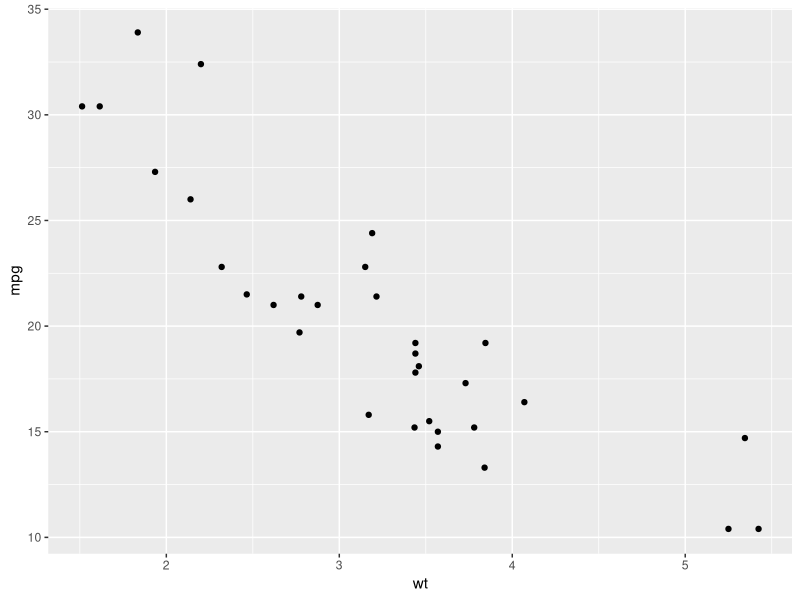
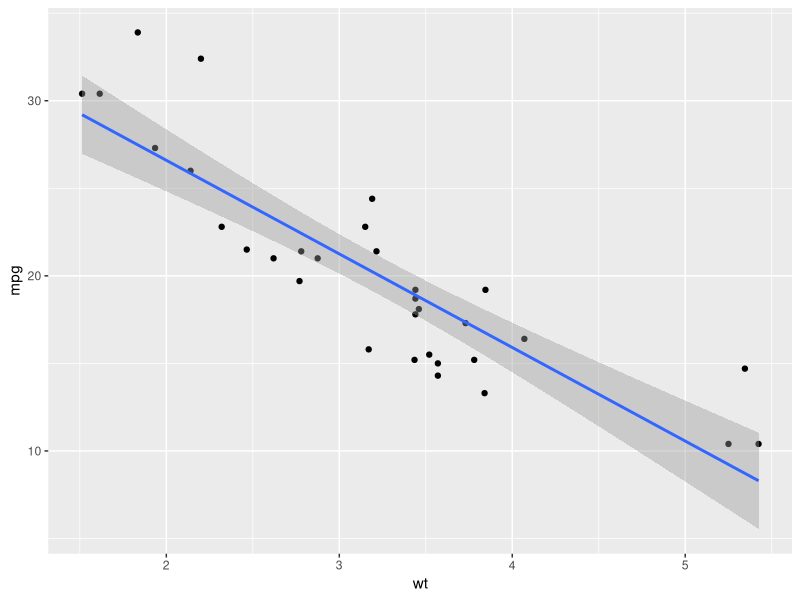
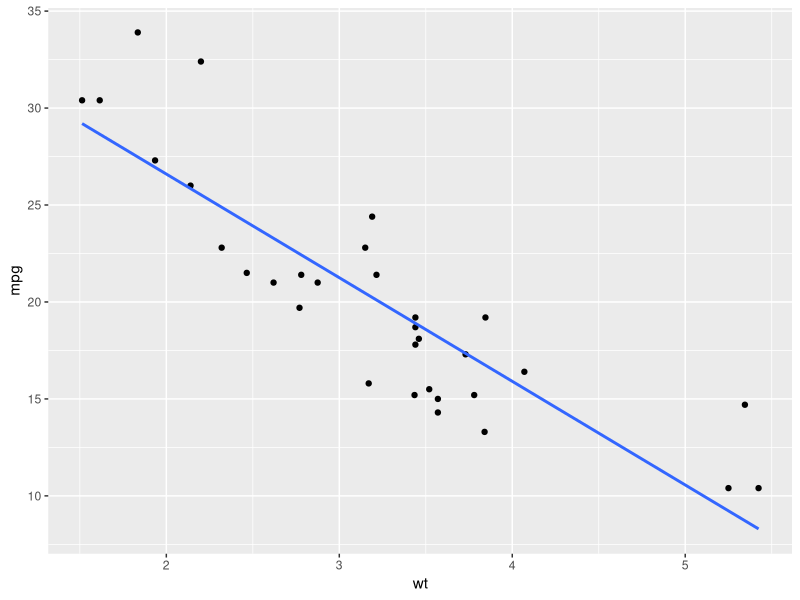
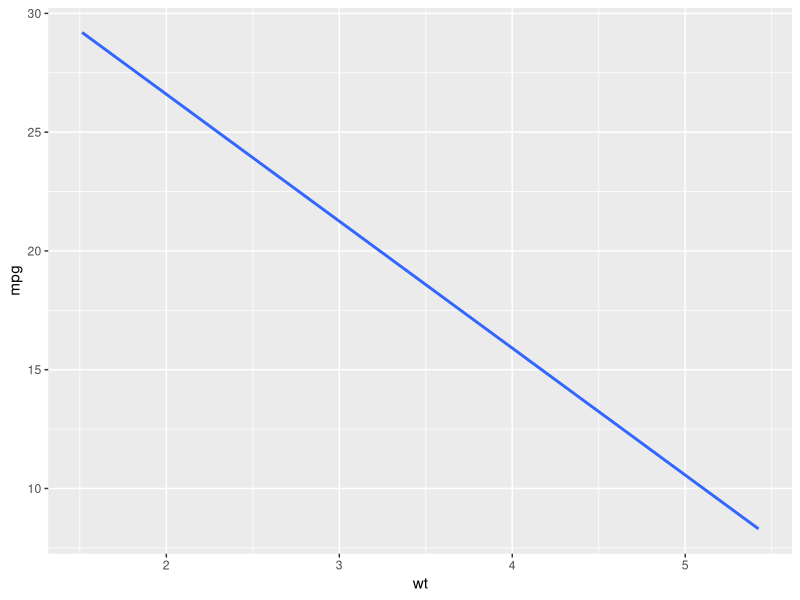
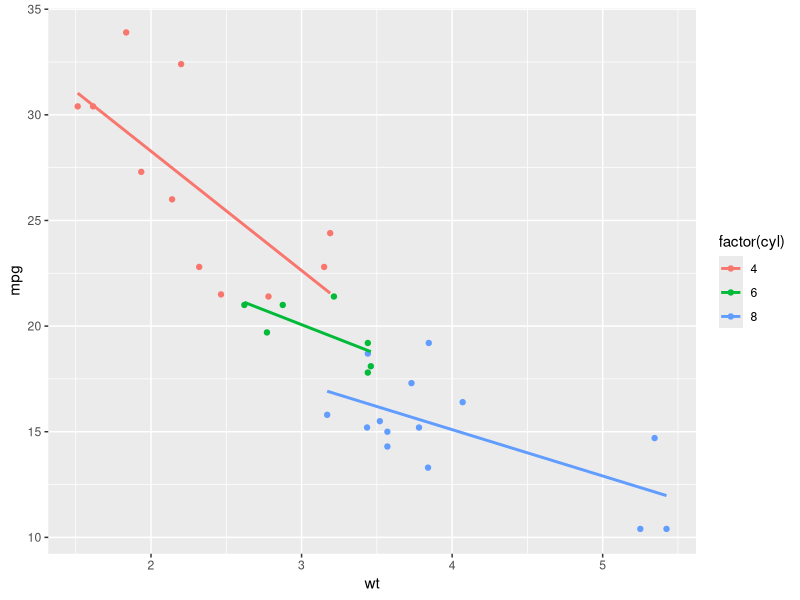
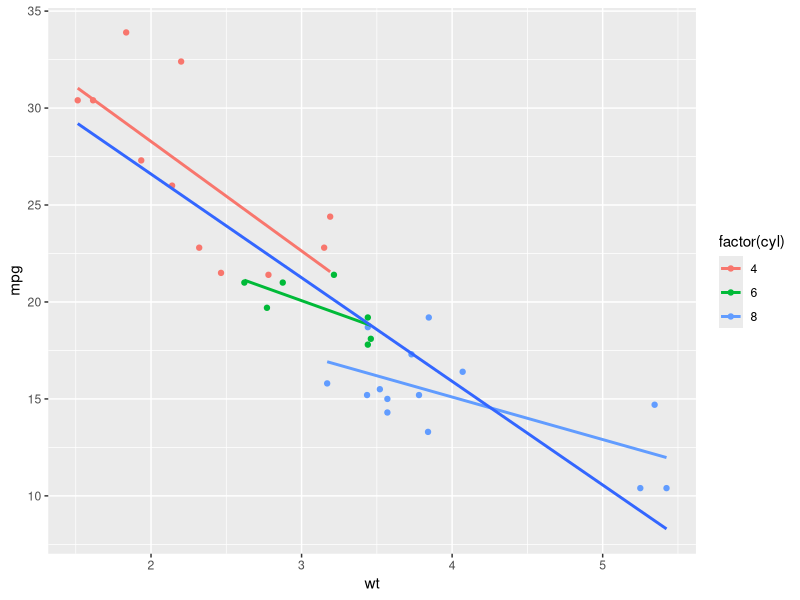
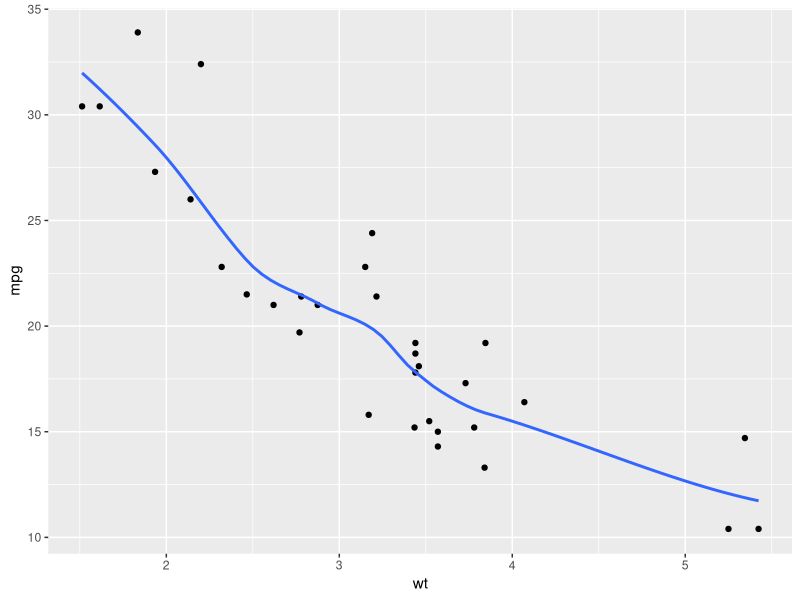
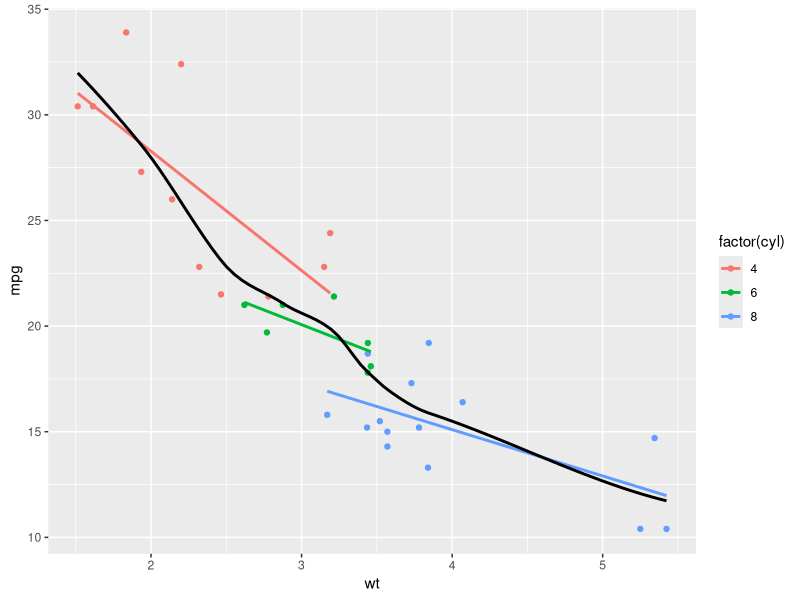

Source code (R) for these figures, in order: (Note: this script raises an error after producing the figures.)
## ---- chunk 1
library(ggplot2)
library(RColorBrewer)
library(Hmisc)
library(GGally)
## ---- chunk 2
# ggplot2 is already loaded

# Explore the mtcars data frame with str()
str(mtcars)

# A scatter plot with LOESS smooth
ggplot(mtcars, aes(x = wt, y = mpg)) +
  geom_point()


# A scatter plot with an ordinary Least Squares linear model
ggplot(mtcars, aes(x = wt, y = mpg)) +
  geom_point() + geom_smooth(method="lm")

# The previous plot, without CI ribbon
ggplot(mtcars, aes(x = wt, y = mpg)) + geom_point()+
  geom_smooth(method="lm", se=F)


# The previous plot, without points
ggplot(mtcars, aes(x = wt, y = mpg)) + geom_smooth(method="lm", se=F)

## ---- chunk 3
# ggplot2 is already loaded

# 1 - Define cyl as a factor variable
ggplot(mtcars, aes(x = wt, y = mpg, col = factor(cyl))) +
  geom_point() +
  stat_smooth(method = "lm", se = FALSE)

# 2 - Plot 1, plus another stat_smooth() containing a nested aes()
ggplot(mtcars, aes(x = wt, y = mpg, col = factor(cyl))) +
  geom_point() +
  stat_smooth(method = "lm", se = FALSE) +
  stat_smooth(method = "lm", se = FALSE, aes(group=1))



## ---- chunk 4
# Plot 1: change the LOESS span
ggplot(mtcars, aes(x = wt, y = mpg)) +
  geom_point() +
  # Add span below
  geom_smooth(se = FALSE, span=0.7)

# Plot 2: Set the second stat_smooth() to use LOESS with a span of 0.7
ggplot(mtcars, aes(x = wt, y = mpg, col = factor(cyl))) +
  geom_point() +
  stat_smooth(method = "lm", se = FALSE) +
  # Change method and add span below
  stat_smooth(method = "loess", aes(group = 1),
              se = FALSE, col = "black", span=0.7)

# Plot 3: Set col to "All", inside the aes layer of stat_smooth()
ggplot(mtcars, aes(x = wt, y = mpg, col = factor(cyl))) +
  geom_point() +
  stat_smooth(method = "lm", se = FALSE) +
  stat_smooth(method = "loess",
              # Add col inside aes()
              aes(group = 1, col="All"),
              # Remove the col argument below
              se = FALSE, span = 0.7)

# Plot 4: Add scale_color_manual to change the colors
myColors <- c(brewer.pal(3, "Dark2"), "black")
ggplot(mtcars, aes(x = wt, y = mpg, col = factor(cyl))) +
  geom_point() +
  stat_smooth(method = "lm", se = FALSE, span = 0.7) +
  stat_smooth(method = "loess", 
              aes(group = 1, col="All"), 
              se = FALSE, span = 0.7) +
  # Add correct arguments to scale_color_manual
  scale_color_manual("Cylinders", values=myColors)
## ---- chunk 5
Vocab<-read.csv("Vocab.csv")
# Plot 1: Jittered scatter plot, add a linear model (lm) smooth
ggplot(Vocab, aes(x = education, y = vocabulary)) +
  geom_jitter(alpha = 0.2) +
  stat_smooth(method="lm", se=F) # smooth

# Plot 2: points, colored by year
ggplot(Vocab, aes(x = education, y = vocabulary, col = year)) +
  geom_jitter(alpha = 0.2) 

# Plot 3: lm, colored by year
ggplot(Vocab, aes(x = education, y = vocabulary, col = factor(year))) +
  stat_smooth(method="lm", se=F) # smooth
  
# Plot 4: Set a color brewer palette
ggplot(Vocab, aes(x = education, y = vocabulary, col = factor(year))) +
  stat_smooth(method="lm", se=F) +  # smooth
  scale_color_brewer()  # colors

# Plot 5: Add the group aes, specify alpha and size
ggplot(Vocab, aes(x = education, y = vocabulary, col = year, group = factor(year))) +
  stat_smooth(method = "lm", se = FALSE, alpha=0.6, size=2) +
  scale_color_gradientn(colors = brewer.pal(9, "YlOrRd"))
## ---- chunk 6
options(warn = 0)
# Use stat_quantile instead of stat_smooth
ggplot(Vocab, aes(x = education, y = vocabulary, col = year, group = factor(year))) +
  stat_quantile(alpha = 0.6, size = 2) +
  scale_color_gradientn(colors = brewer.pal(9,"YlOrRd"))

# Set quantile to 0.5
ggplot(Vocab, aes(x = education, y = vocabulary, col = year, group = factor(year))) +
  stat_quantile(quantiles=0.5 , alpha = 0.6, size = 2) +
  scale_color_gradientn(colors = brewer.pal(9,"YlOrRd"))


## ---- chunk 7
# Plot 1: Jittering only
p <- ggplot(Vocab, aes(x = education, y = vocabulary)) +
  geom_jitter(alpha = 0.2)

# Plot 2: Add stat_sum
p + stat_sum()# sum statistic

# Plot 3: Set size range
p + stat_sum()+# sum statistic
  scale_size(range = c(1, 10)) # set size scale

## ---- chunk 8
# Display structure of mtcars
str(mtcars)

# Convert cyl and am to factors
mtcars$cyl <- factor(mtcars$cyl)
mtcars$am <- factor(mtcars$am)

# Define positions
posn.d <- position_dodge(width=0.1)
posn.jd <- position_jitterdodge(jitter.width=0.1, dodge.width=0.2) 
posn.j <- position_jitter(width=0.2)

# Base layers
wt.cyl.am <- ggplot(mtcars, aes(cyl, wt, group=am, colour=am, fill=am))
## Advanced statistics using base layers and advanced fundamentals
# wt.cyl.am, posn.d, posn.jd and posn.j are available

# Plot 1: Jittered, dodged scatter plot with transparent points
wt.cyl.am +
  geom_point(position = posn.jd, alpha = 0.6)

# Plot 2: Mean and SD - the easy way
wt.cyl.am + stat_summary(fun.data=mean_sdl, fun.args=list(mult=1), position=posn.d)


# Plot 3: Mean and 95% CI - the easy way
wt.cyl.am + stat_summary(fun.data=mean_cl_normal, position=posn.d)



# Plot 4: Mean and SD - with T-tipped error bars - fill in ___
wt.cyl.am +
  stat_summary(geom = "point", fun.y = mean,
               position = posn.d) +
  stat_summary(geom = "errorbar", fun.data = mean_sdl,
               position = posn.d, fun.args = list(mult = 1), width = 0.1)
## ---- chunk 9

## ---- chunk 10
##Getting quantiles of variable
xx <- c(1,2,3,4,5,6,7,8,9,10,11,12,13,14,15,16,17,18,19,20,21,22,23,24,25,26,27,28,29,30,31,32,33,34,35,36,37,38,39,40,41,42,43,44,45,46,47,48,49,50,51,52,53,54,55,56,57,58,59,60,61,62,63,64,65,66,67,68,69,70,71,72,73,74,75,76,77,78,79,80,81,82,83,84,85,86,87,88,89,90,91,92,93,94,95,96,97,98,99,100)
xx
# Play vector xx is available
xx
# Function to save range for use in ggplot
gg_range <- function(x) {
  # Change x below to return the instructed values
  data.frame(ymin = min(x), # Min
             ymax = max(x)) # Max
}

gg_range(xx)
# Required output
#   ymin ymax
# 1    1  100

# Function to Custom function
med_IQR <- function(x) {
  # Change x below to return the instructed values
  data.frame(y = median(x), # Median
             ymin = quantile(x)[2], # 1st quartile
             ymax = quantile(x)[4]  )# 3rd quartile
}

med_IQR(xx)
# Required output
#        y  ymin  ymax
# 25% 50.5 25.75 75.25
## ---- chunk 11
# The base ggplot command; you don't have to change this
wt.cyl.am <- ggplot(mtcars, aes(x = cyl,y = wt, col = am, fill = am, group = am))

# Add three stat_summary calls to wt.cyl.am
wt.cyl.am +
  stat_summary(geom = "linerange", fun.data = med_IQR,
               position = posn.d, size = 3) +
  stat_summary(geom = "linerange", fun.data = gg_range,
               position = posn.d, size = 3,
               alpha = 0.4) +
  stat_summary(geom = "point", fun.y = median,
               position = posn.d, size = 3,
               col = "black", shape = "X")
## ---- chunk 12
# Basic ggplot() command, coded for you
p <- ggplot(mtcars, aes(x = wt, y = hp, col = am)) + geom_point() + geom_smooth()

# Add scale_x_continuous()
p + scale_x_continuous(limits=c(3,6), expand=c(0,0))

# Add coord_cartesian(): the proper way to zoom in
p + coord_cartesian(xlim=c(3,6))

## ---- chunk 13
# Complete basic scatter plot function
base.plot <- ggplot(iris, aes(x = Sepal.Length, y = Sepal.Width, col = Species)) +
               geom_jitter() +
               geom_smooth(method = "lm", se = FALSE)

# Plot base.plot: default aspect ratio
base.plot

# Fix aspect ratio (1:1) of base.plot
base.plot + coord_equal()
## ---- chunk 14
# Create a stacked bar plot: wide.bar
wide.bar <- ggplot(mtcars, aes(x = 1, fill = cyl)) +
              geom_bar()

# Convert wide.bar to pie chart
wide.bar +
  coord_polar(theta = "y")

# Create stacked bar plot: thin.bar
thin.bar <- ggplot(mtcars, aes(x=1, fill = cyl)) +
              geom_bar(width = 0.1) +
              scale_x_continuous(limits = c(0.5,1.5))

# Convert thin.bar to "ring" type pie chart
thin.bar + 
  coord_polar(theta="y")
## ---- chunk 15
# Basic scatter plot
p <- ggplot(mtcars, aes(x = wt, y = mpg)) +
  geom_point()
p
# 1 - Separate rows according to transmission type, am
p +
  facet_grid(am ~ .)

# 2 - Separate columns according to cylinders, cyl
p +
  facet_grid(. ~ cyl)

# 3 - Separate by both columns and rows 
p +
  facet_grid(am ~ cyl)

## ---- chunk 16
# Code to create the cyl_am col and myCol vector
mtcars$cyl_am <- paste(mtcars$cyl, mtcars$am, sep = "_")
myCol <- rbind(brewer.pal(9, "Blues")[c(3,6,8)],
               brewer.pal(9, "Reds")[c(3,6,8)])

# Map cyl_am onto col
ggplot(mtcars, aes(x = wt, y = mpg, col = cyl_am)) +
  geom_point() +
  # Add a manual colour scale
  scale_color_manual(values = myCol)

  
# Grid facet on gear vs. vs
ggplot(mtcars, aes(x = wt, y = mpg, col = cyl_am)) +
  geom_point() +
  # Add a manual colour scale
  scale_color_manual(values = myCol)
  




# Also map disp to size
ggplot(mtcars, aes(x = wt, y = mpg, col = cyl_am, size=disp)) +
  geom_point() +
  # Add a manual colour scale
  scale_color_manual(values = myCol)
  



## ---- chunk 17
### REFER TO CHAPTER FOR EXECUTION - DROPPING LEVELS in facets
# Basic scatter plot
p <- ggplot(mamsleep, aes(x = time, y = name, col = sleep)) +
  geom_point()
  
# Execute to display plot
p

# Facet rows accoding to vore
p +
  facet_grid(vore ~ .)

# Specify scale and space arguments to free up rows
p +
  facet_grid(vore ~ ., scale="free_y", space="free_y")

## ---- chunk 18
myColBlue <- brewer.pal(9, "Blues")[c(3,6,8)]
myPink <-"#FEE0D2"
               
 z <- ggplot(mtcars, aes(wt,mpg, col=factor(cyl)))+geom_point() + stat_smooth(method = "lm", se = FALSE) + scale_color_manual(values = myColBlue)+facet_grid(.~factor(cyl))
# Starting point
z

# Plot 1: Change the plot background fill to myPink
z +
  theme(plot.background = element_rect(fill = myPink))

# Plot 2: Adjust the border to be a black line of size 3
z +
  theme(plot.background = element_rect(fill = myPink, color="black", size=3)) # expanded from plot 1

# Theme to remove all rectangles
no_panels <- theme(rect = element_blank())

# Plot 3: Combine custom themes
z +
  no_panels +
  theme(plot.background = element_rect(fill = myPink, color="black", size=3))# from plot 2

# Extend z using theme() function and 3 args
z+theme(panel.grid=element_blank(), axis.line=element_line(color="red"), axis.ticks=element_line(color="red"))
## ---- chunk 19
# Original plot, color provided
z
myRed

# Extend z with theme() function and 3 args
z +
  theme(strip.text = element_text(size =16, color = myRed),
        axis.title = element_text(color = myRed, hjust = 0, face = "italic"),
        axis.text = element_text(color = "Black"))
## ---- chunk 20
# Move legend by position
z +
  theme(legend.position = c(0.85,0.85))

# Change direction
z +
  theme(legend.direction= "horizontal")
  
# Change location by name
z +
  theme(legend.position = "bottom")

# Remove legend entirely
z +
  theme(legend.position = "none")
## ---- chunk 21
# Increase spacing between facets
library(grid)
z+theme(panel.spacing.x=unit(2,"cm"))


# Adjust the plot margin
z+theme(panel.spacing.x=unit(2,"cm"), plot.margin=unit(c(1,2,1,1), "cm"))
## ---- chunk 22
# Original plot
z2

# Theme layer saved as an object, theme_pink
theme_pink <- theme(panel.background = element_blank(),
                    legend.key = element_blank(),
                    legend.background = element_blank(),
                    strip.background = element_blank(),
                    plot.background = element_rect(fill = myPink, color = "black", size = 3),
                    panel.grid = element_blank(),
                    axis.line = element_line(color = "red"),
                    axis.ticks = element_line(color = "red"),
                    strip.text = element_text(size = 16, color = myRed),
                    axis.title.y = element_text(color = myRed, hjust = 0, face = "italic"),
                    axis.title.x = element_text(color = myRed, hjust = 0, face = "italic"),
                    axis.text = element_text(color = "black"),
                    legend.position = "none")
  
# 1 - Apply theme_pink to z2
z2 + theme_pink

# 2 - Update the default theme, and at the same time
# assign the old theme to the object old.
old <- theme_update(panel.background = element_blank(),
             legend.key = element_blank(),
             legend.background = element_blank(),
             strip.background = element_blank(),
             plot.background = element_rect(fill = myPink, color = "black", size = 3),
             panel.grid = element_blank(),
             axis.line = element_line(color = "red"),
             axis.ticks = element_line(color = "red"),
             strip.text = element_text(size = 16, color = myRed),
             axis.title.y = element_text(color = myRed, hjust = 0, face = "italic"),
             axis.title.x = element_text(color = myRed, hjust = 0, face = "italic"),
             axis.text = element_text(color = "black"),
             legend.position = "none")

# 3 - Display the plot z2 - new default theme used
z2

# 4 - Restore the old default theme
theme_set(old)

# Display the plot z2 - old theme restored
z2

## ---- chunk 23
# Original plot
z2

# Load ggthemes
library(ggthemes)

# Apply theme_tufte(), plot additional modifications
custom_theme <- theme_tufte()+
  theme(legend.position = c(0.9,0.9),
        legend.title = element_text(size=12, face="italic"),
        axis.title = element_text(face="bold", size=14))
# Draw the customized plot
z2 + custom_theme
 
# Use theme set to set custom theme as default
theme_set(custom_theme)

# Plot z2 again
z2
## ---- chunk 24
# Base layers
m <- ggplot(mtcars, aes(x = factor(cyl), y = wt))

# Draw dynamite plot
m +
  stat_summary(fun.y = mean, geom = "bar", fill = "skyblue") +
  stat_summary(fun.data = mean_sdl, fun.args = list(mult = 1), geom = "errorbar", width = 0.1)
## ---- chunk 25
# Base layers
m <- ggplot(mtcars, aes(x = factor(cyl),y = wt, col = factor(am), fill = factor(am)))

# Plot 1: Draw dynamite plot
m +
  stat_summary(fun.y = mean, geom = "bar") +
  stat_summary(fun.data = mean_sdl, fun.args = list(mult = 1), geom = "errorbar", width = 0.1)

# Plot 2: Set position dodge in each stat function
m +
  stat_summary(fun.y = mean, geom = "bar", position = "dodge") +
  stat_summary(fun.data = mean_sdl, fun.args = list(mult = 1), 
               geom = "errorbar", width = 0.1, position = "dodge")

# Set your dodge posn manually
posn.d <- position_dodge(0.9)

# Plot 3: Redraw dynamite plot
m +
  stat_summary(fun.y = mean, geom = "bar", position = posn.d) +
  stat_summary(fun.data = mean_sdl, fun.args = list(mult = 1), geom = "errorbar", width = 0.1, position = posn.d)
## ---- chunk 26
mtcars.cyl<-read.csv("Mtcarscyl.csv")
mtcars.cyl
# Base layers
m <- ggplot(mtcars.cyl, aes(x = cyl, y = wt.avg))

# Plot 1: Draw bar plot with geom_bar
m + geom_bar(stat = "identity", fill = "skyblue")

# Plot 2: Draw bar plot with geom_col
m + geom_col(fill = "skyblue")

# Plot 3: geom_col with variable widths.
m + geom_col(fill = "skyblue", width = mtcars.cyl$prop)
 
# Plot 4: Add error bars
m + 
  geom_col(fill = "skyblue", width = mtcars.cyl$prop)
  geom_errorbar(aes(ymin = wt.avg-sd, ymax = wt.avg+sd), width = 0.1)
## ---- chunk 27
# Bar chart
ggplot(mtcars, aes(x = factor(cyl), fill = factor(am))) +
  geom_bar(position = "fill")

# Convert bar chart to pie chart
ggplot(mtcars, aes(x = factor(1), fill = factor(am))) +
  geom_bar(position = "fill", width=1) +
  facet_grid(. ~ cyl) + # Facets
  coord_polar(theta = "y") + # Coordinates
  theme_void() # theme
  
## ---- chunk 28
# Parallel coordinates plot using GGally
library(GGally)

# All columns except am
group_by_am <- 9
my_names_am <- (1:11)[-group_by_am]

# Basic parallel plot - each variable plotted as a z-score transformation
ggparcoord(mtcars, my_names_am, groupColumn = group_by_am, alpha = 0.8)
## ---- chunk 29
# Create color palette
myColors <- brewer.pal(9, "Reds")

# Build the heat map from scratch
ggplot(barley, aes(x = year, y = variety, fill = yield)) +
  geom_tile() + # Geom layer
  facet_wrap( ~ site, ncol = 1) + # Facet layer
  scale_fill_gradientn(colors = myColors) # Adjust colors
## ---- chunk 30
# The heat map we want to replace
# Don't remove, it's here to help you!
myColors <- brewer.pal(9, "Reds")
ggplot(barley, aes(x = year, y = variety, fill = yield)) +
  geom_tile() +
  facet_wrap( ~ site, ncol = 1) +
  scale_fill_gradientn(colors = myColors)

# Line plot; set the aes, geom and facet
ggplot(barley, aes(x = year, y = yield, col = variety, group=variety)) + geom_line()+ facet_wrap(~ site, nrow =1 )

## ---- chunk 31
# Create overlapping ribbon plot from scratch
ggplot(barley, aes(x=year, y=yield, col=site, group = site, fill= site)) + stat_summary(fun.y=mean, geom="line")+ stat_summary(fun.data = mean_sdl, fun.args = list(mult =1), geom="ribbon", col=NA, alpha=0.1)
